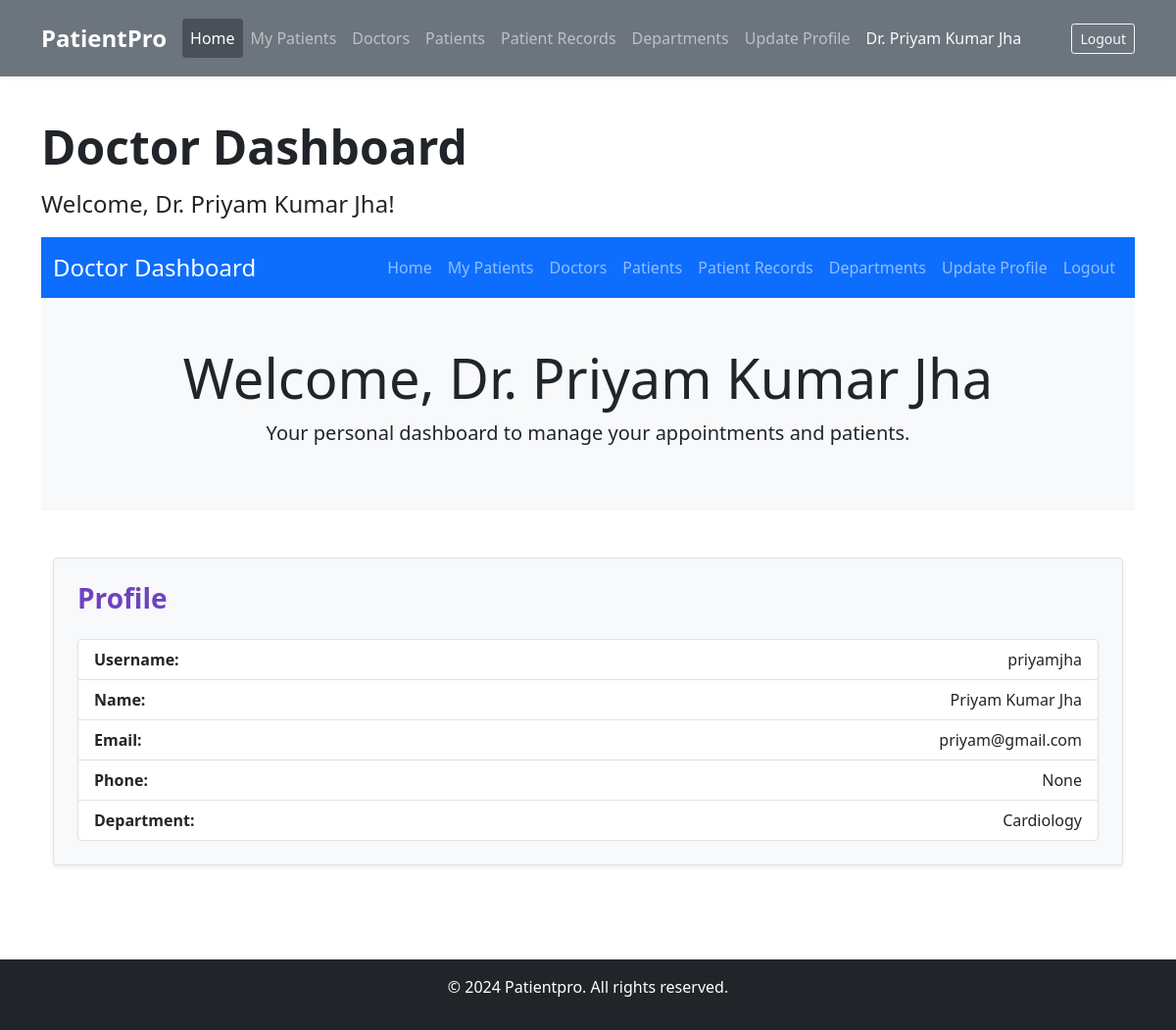
The page /doctor-dashboard/ (signed in) on the database its author committed.
### MediAccess/models.py (models this page shows)
class CustomUser(AbstractUser):
    USER_TYPE_CHOICES = (
        ('patient', 'Patient'),
        ('doctor', 'Doctor'),
    )
    user_type = models.CharField(max_length=10, choices=USER_TYPE_CHOICES)
    department = models.ForeignKey(Department, on_delete=models.SET_NULL, null=True, blank=True)
    email = models.EmailField(unique=True)
    full_name = models.CharField(max_length=255)
    phone_number = models.CharField(max_length=15, blank=True, null=True)
    address = models.TextField(blank=True, null=True)
    professional_license_number = models.CharField(max_length=100, blank=True, null=True)
    years_of_experience = models.PositiveIntegerField(blank=True, null=True)
    objects = CustomUserManager()

class Department(models.Model):
    name = models.CharField(max_length=100)
    diagnostics = models.TextField(blank=True)
    location = models.CharField(max_length=100)
    specialization = models.CharField(max_length=100)
    def __str__(self):
        return self.name

### MediAccess/views.py (the view)
# urls.py: path('doctor-dashboard/', doctor_dashboard, name='doctor_dashboard'),
@login_required
def doctor_dashboard(request):
    if request.user.user_type == 'doctor':
        return render(request, 'doctor_dashboard.html')
    else:
        messages.warning(request, 'You are not authorized to view this page.')
        return redirect('login')

### templates/doctor_dashboard.html (shortened to what this page needs)
{% extends "base.html" %}
{% block content %}
<h1 class="display-5 fw-bold lh-1 mb-3">Doctor Dashboard</h1>
<p class="col-md-8 fs-4">Welcome, Dr. {{ user.full_name|title }}!</p>
<nav class="navbar navbar-expand-lg navbar-dark bg-primary">
    <div class="container">
        <a class="navbar-brand" href="#">Doctor Dashboard</a>
        <div class="collapse navbar-collapse" id="navbarNav">
            <ul class="navbar-nav ms-auto">
                <li class="nav-item">
                    <a class="nav-link" aria-current="page" href="{% url 'doctor_dashboard' %}">Home</a>
                </li>
                <li class="nav-item"><a class="nav-link" href="{% url 'my_patients' %}">My Patients</a></li>
                <li class="nav-item"><a class="nav-link" href="{% url 'doctor_list' %}">Doctors</a></li>
                <li class="nav-item"><a class="nav-link" href="{% url 'patient_list' %}">Patients</a></li>
                <li class="nav-item"><a class="nav-link" href="{% url 'patient-records' %}">Patient Records</a></li>
                <li class="nav-item"><a class="nav-link" href="{% url 'department_list' %}">Departments</a></li>
                <li class="nav-item"><a class="nav-link" href="{% url 'update_doctor' request.user.id %}">Update
                        Profile</a></li>
                <li class="nav-item">
                    <a class="nav-link" href="{% url 'logout' %}">Logout</a>
                </li>
            </ul>
        </div>
    </div>
</nav>
<header class="hero bg-light text-center py-5">
    <div class="container">
        <h1 class="display-4">Welcome, Dr. {{ user.full_name|title }}</h1>
        <p class="lead">Your personal dashboard to manage your appointments and patients.</p>
    </div>
</header>
<div class="container my-5">
    <div id="profile" class="mb-4 p-4 border rounded shadow-sm bg-light">
        <h2 class="section-heading mb-4 text-primary">Profile</h2>
        <div class="list-group">
            <div class="list-group-item d-flex justify-content-between align-items-center">
                <strong>Username:</strong>
                <span class="ms-2">{{ user.username}}</span>
            </div>
            <div class="list-group-item d-flex justify-content-between align-items-center">
                <strong>Name:</strong>
                <span class="ms-2">{{ user.full_name|title }}</span>
            </div>
            <div class="list-group-item d-flex justify-content-between align-items-center">
                <strong>Email:</strong>
                <span class="ms-2">{{ user.email }}</span>
            </div>
            <div class="list-group-item d-flex justify-content-between align-items-center">
                <strong>Phone:</strong>
                <span class="ms-2">{{ user.phone_number }}</span>
            </div>
            <div class="list-group-item d-flex justify-content-between align-items-center">
                <strong>Department:</strong>
                <span class="ms-2">{{ user.department }}</span>
            </div>
        </div>
    </div>
</div>
{% endblock %}

### templates/base.html (shortened to what this page needs)
{% load widget_tweaks %}
<!doctype html>
<html lang="en">
<head>
    <link href="https://cdn.jsdelivr.net/npm/bootstrap@5.0.2/dist/css/bootstrap.min.css" rel="stylesheet"
>
    <link rel="stylesheet" href="https://cdnjs.cloudflare.com/ajax/libs/font-awesome/4.7.0/css/font-awesome.min.css">
</head>
<body class="d-flex flex-column min-vh-100">
    <nav class="navbar navbar-expand-lg navbar-dark bg-secondary shadow-sm py-3">
        <div class="container">
            <a class="navbar-brand fw-bold" href="{% url 'home' %}">PatientPro</a>
            <div class="collapse navbar-collapse" id="navbarSupportedContent">
                {% if request.user.is_authenticated %}
                    {% if user.user_type == 'doctor' %}
                    <ul class="navbar-nav me-auto mb-2 mb-lg-0">
                        <li class="nav-item">
                            <a class="nav-link {% if request.resolver_match.url_name == 'doctor_dashboard' %}active{% endif %}"
                                aria-current="page" href="{% url 'doctor_dashboard' %}">Home</a>
                        </li>
                        <li class="nav-item">
                            <a class="nav-link {% if request.resolver_match.url_name == 'my_patients' %}active{% endif %}"
                                href="{% url 'my_patients' %}">My Patients</a>
                        </li>
                        <li class="nav-item">
                            <a class="nav-link {% if request.resolver_match.url_name == 'doctor_list' %}active{% endif %}"
                                href="{% url 'doctor_list' %}">Doctors</a>
                        </li>
                        <li class="nav-item">
                            <a class="nav-link {% if request.resolver_match.url_name == 'patient_list' %}active{% endif %}"
                                href="{% url 'patient_list' %}">Patients</a>
                        </li>
                        <li class="nav-item">
                            <a class="nav-link {% if request.resolver_match.url_name == 'patient-records' %}active{% endif %}"
                                href="{% url 'patient-records' %}">Patient Records</a>
                        </li>
                        <li class="nav-item">
                            <a class="nav-link {% if request.resolver_match.url_name == 'department_list' %}active{% endif %}"
                                href="{% url 'department_list' %}">Departments</a>
                        </li>
                        <li class="nav-item">
                            <a class="nav-link {% if request.resolver_match.url_name == 'update_doctor' %}active{% endif %}"
                                href="{% url 'update_doctor' request.user.id %}">Update Profile</a>
                        </li>
                        <li class="nav-item">
                            <span class="nav-link disabled text-light">Dr. {{ user.full_name|title }}</span>
                        </li>
                    </ul>
                    {% endif %}
                    <a href="{% url 'logout' %}" class="btn btn-outline-light btn-sm ms-lg-3">Logout</a>
                {% endif %}
            </div>
        </div>
    </nav>
    <div class="container flex-grow-1 mt-5 mb-5">
        {% block content %}
        {% endblock content %}
    </div>
    <footer class="footer bg-dark text-white text-center py-3">
        <p>&copy; 2024 Patientpro. All rights reserved.</p>
    </footer>
</body>
</html>

### templates/base.html (style rules this page uses)
.navbar { transition: all 0.3s ease; }
.navbar-brand { font-size: 1.5rem; }
.nav-link { transition: color 0.2s ease-in-out; }
.nav-link.active { color: #fff !important; background-color: #495057 !important; border-radius: 0.25rem; }

### templates/doctor_dashboard.html (style rules this page uses)
.section-heading { font-size: 1.75rem; font-weight: 600; }
.list-group-item { border: 1px solid #dee2e6; }
.list-group-item:first-child { border-top-left-radius: 0.25rem; border-top-right-radius: 0.25rem; }
.list-group-item:last-child { border-bottom-left-radius: 0.25rem; border-bottom-right-radius: 0.25rem; }
.bg-light { background-color: #f8f9fa !important; }
.text-primary { color: #6f42c1 !important; }

### rows shown on the page
CustomUser: full_name "Priyam Kumar Jha", username "priyamjha", email "priyam@gmail.com", phone_number "None", department "Cardiology"
